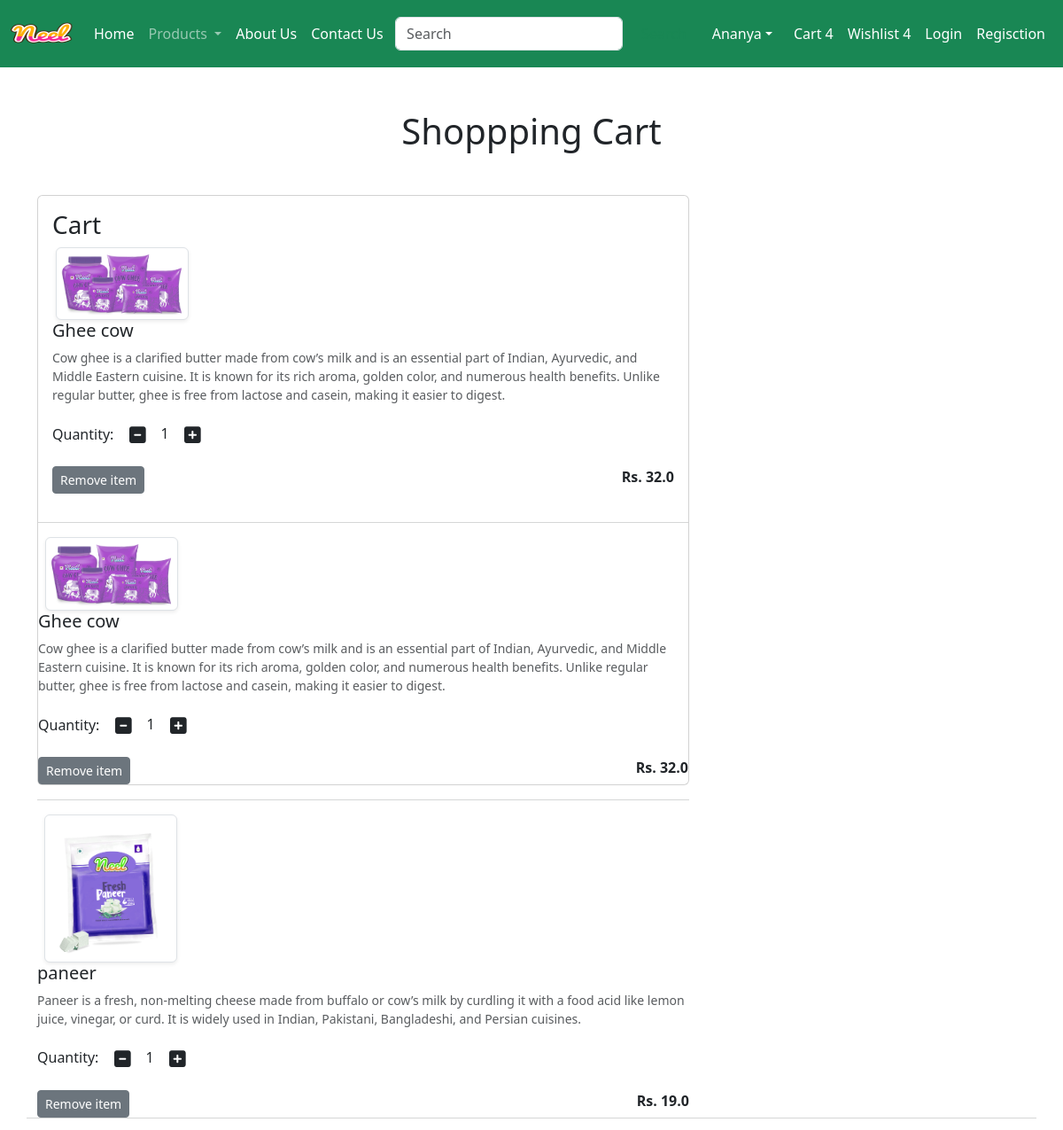
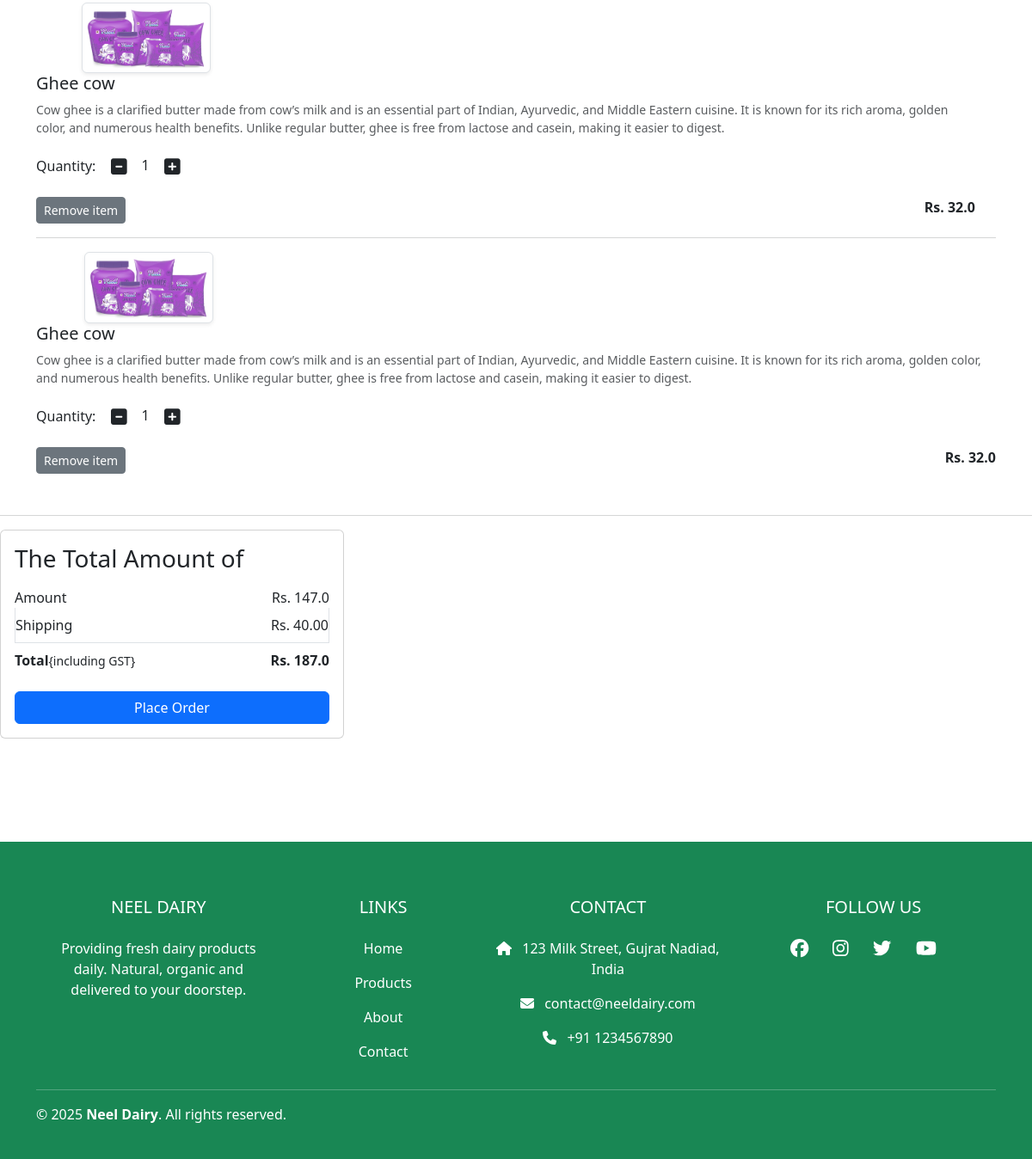
The app's page /cart/ (signed in) with its own data (2 pictures, top to bottom).
### app/models.py (models this page shows, shortened)
class Cart(models.Model):
    user = models.ForeignKey(User,on_delete=models.CASCADE)
    product = models.ForeignKey(Product,on_delete=models.CASCADE)
    quantity = models.PositiveIntegerField(default=1)

class Product(models.Model):
    title = models.CharField(max_length=100)
    selling_price = models.FloatField()
    discounted_price = models.FloatField()
    description = models.TextField()
    composition = models.TextField(default='')
    prodapp = models.TextField(default='')
    category = models.CharField(choices=CATEGORY_CHOICES,max_length=2)
    product_image = models.ImageField(upload_to='product')

### app/views.py (the view)
# urls.py: path('cart/',views.show_cart,name='showcart'),
def show_cart(request):
    user = request.user
    cart = Cart.objects.filter(user=user)
    amount = 0
    for p in cart:
        value = p.quantity * p.product.discounted_price
        amount = amount + value
    totalamount = amount + 40
    return render(request,'myapp/addtocart.html',locals())

### templates/myapp/addtocart.html (shortened to what this page needs)
{% extends 'myapp/base.html'%}
{% load static %}
{% block main-content%}
<div class="container my-5">
    <div class="row">
        {% if cart %}
        <h1 class="text-center mb-5">Shoppping Cart</h1>
        <div class="col-sm-8">
            <div class="card">
                <div class="card-body">
                    <h3>Cart</h3>
                    {% for item in cart %}
                    <div class="row">
                        <div class="col-sm-3 text-center align-self-center"><img src="{{item.product.product_image.url}}" alt="" srcset="" class="img-fluid img-thumbnail shadow-sm" height="150" width="150"></div>
                        <div class="col-sm-9"></div>
                        <div>
                            <h5>{{item.product.title}}</h5>
                            <p class="mb-2 text-muted small">{{item.product.description}}</p>
                            <div class="my-3">
                                <label for="quantity">Quantity:</label>
                                <a class="minus-cart btn" pid={{item.product.id}}><i class="fas fa-minus-square fa-lg"></i></a>
                                <span id="quantity">{{item.quantity}}</span>
                                <a class="plus-cart btn" pid={{item.product.id}}><i class="fas fa-plus-square fa-lg"></i></a>
                            </div>
                            <div class="d-flex justify-content-between">
                                <a href="#" class="remove-cart btn btn-sm btn-secondary mr-3" pid={{item.product.id}}>Remove item</a>
                                <p class="mb-0"><span><strong>Rs. {{item.product.discounted_price}}</strong></span></p>
                            </div>
                        </div>
                    </div>
                </div>
                <hr class="text-muted">
                {% endfor %}
    <div class="col-sm-4">
        <div class="card">
            <div class="card-body">
                <h3>The Total Amount of</h3>
                <ul class="list-group">
                    <li class="list-group-item d-flex justify-content-between align-items-center border-0 px-0 pb-0">Amount <span id="amount">Rs. {{amount}}
                    </span></li>
                    <li class="list-group-item d-flex justify-content-between align-items-center px-0">Shipping <span>Rs. 40.00</span></li>
                    <li class="list-group-item d-flex justify-content-between alig-items-center border-0 px-0 mb-3">
                    <div>
                        <strong>Total</strong><small>{including GST}</small>
                    </div>
                    <span id="totalamount"><strong>Rs. {{totalamount}}</strong></span>
                    </li>
                </ul>
                <div class="d-grid"><a href="{% url 'checkout' %}" class="btn btn-primary">Place Order</a> </div>
            </div>
        </div>
    </div>
    {% else %}
        <h1 class="text-center mb-5">Cart is Empty</h1>
    {% endif %}
<br><br>
{% endblock main-content %}

### templates/myapp/base.html (shortened to what this page needs)
<!DOCTYPE html>
{% load static %}
<html lang="en">
<head>
    <link href="https://cdn.jsdelivr.net/npm/bootstrap@5.3.3/dist/css/bootstrap.min.css" rel="stylesheet">
    <link rel="stylesheet" href="https://cdnjs.cloudflare.com/ajax/libs/font-awesome/6.5.0/css/all.min.css" />
    <link rel="stylesheet" href="{% static 'myapp/css/all.min.css' %}"/>
    <link rel="stylesheet" href="{% static 'myapp/css/owl.carousel.min.css' %}"/>
    <link rel="stylesheet" href="{% static 'myapp/css/style.css' %}"/>
</head>
<body>
    <nav class="navbar navbar-expand-lg navbar-dark bg-success">
        <div class="container-fluid">
          <a class="navbar-brand" href="#">
            <img src="{% static "myapp/images/banner/product/Neel.png" %}" width="70" height="50" />
          </a>
          <div class="collapse navbar-collapse" id="navbarSupportedContent">
            <ul class="navbar-nav me-auto mb-2 mb-lg-0">
              <li class="nav-item">
                <a class="nav-link active" aria-current="page" href="/">Home</a>
              </li>
              <li class="nav-item dropdown">
                <a class="nav-link dropdown-toggle" href="#" role="button" data-bs-toggle="dropdown" aria-expanded="false">
                  Products
                </a>
              </li>
              <li class="nav-item">
                <a class="nav-link text-white" href="{% url 'about' %}">About Us</a>
              </li>
              <li class="nav-item">
                <a class="nav-link text-white" href="{% url 'contact' %}">Contact Us</a>
              </li>
            </ul>
            <form class="d-flex" role="search">
              <input class="form-control me-2" type="search" placeholder="Search" aria-label="Search">
              <button class="btn btn-outline-success" type="submit">Search</button>
            </form>
          </div>
          <ul class="navbar-nav me-auto mb-2 mb-lg-0">
            <li class="nav-item dropdown mx-2">
              <a class="nav-link dropdown-toggle text-white" href="#"
              id="profileDropdown" role="button" data-bs-toggle="dropdown"
              aria-expanded="false">Ananya</a>
            </li>
            <li>
              <a href="#" class="nav-link text-white">Cart 4</a>
            </li>
            <li>
              <a href="#" class="nav-link text-white">Wishlist 4</a>
            </li>
            <li>
              <a href="{% url 'login' %}" class="nav-link text-white">Login</a>
            </li>
            <li>
              <a href="{% url 'customerregisction' %}" class="nav-link text-white">Regisction</a>
            </li>
          </ul>
        </div>
      </nav>
      {% block main-content %}{% endblock main-content %}
      <br><br><br>
      <footer class="bg-success text-white pt-5 pb-4" width="100%">
        <div class="container text-center text-md-left">
          <div class="row text-center text-md-left">
            <div class="col-md-3 col-lg-3 col-xl-3 mx-auto mt-3">
              <h5 class="text-uppercase mb-4 font-weight-bold text-white animate__animated animate__fadeInDown">Neel Dairy</h5>
              <p class="animate__animated animate__fadeInLeft">
                Providing fresh dairy products daily. Natural, organic and delivered to your doorstep.
              </p>
            </div>
            <div class="col-md-2 col-lg-2 col-xl-2 mx-auto mt-3">
              <h5 class="text-uppercase mb-4 font-weight-bold text-white animate__animated animate__fadeInUp">Links</h5>
              <p><a href="/" class="text-white text-decoration-none">Home</a></p>
              <p><a href="/products" class="text-white text-decoration-none">Products</a></p>
              <p><a href="/about" class="text-white text-decoration-none">About</a></p>
              <p><a href="/contact" class="text-white text-decoration-none">Contact</a></p>
            </div>
            <div class="col-md-4 col-lg-3 col-xl-3 mx-auto mt-3">
              <h5 class="text-uppercase mb-4 font-weight-bold text-white animate__animated animate__fadeInRight">Contact</h5>
              <p><i class="fas fa-home me-2"></i> 123 Milk Street, Gujrat Nadiad, India</p>
              <p><i class="fas fa-envelope me-2"></i> contact@neeldairy.com</p>
              <p><i class="fas fa-phone me-2"></i> +91 1234567890</p>
            </div>
            <div class="col-md-3 col-lg-4 col-xl-3 mx-auto mt-3">
              <h5 class="text-uppercase mb-4 font-weight-bold text-white animate__animated animate__fadeInUp">Follow Us</h5>
              <a href="#" class="text-white me-4"><i class="fab fa-facebook fa-lg"></i></a>
              <a href="#" class="text-white me-4"><i class="fab fa-instagram fa-lg"></i></a>
              <a href="#" class="text-white me-4"><i class="fab fa-twitter fa-lg"></i></a>
              <a href="#" class="text-white me-4"><i class="fab fa-youtube fa-lg"></i></a>
            </div>
          </div>
          <hr class="my-3">
          <div class="row align-items-center">
            <div class="col-md-7 col-lg-8">
              <p class="text-center text-md-start">
                © 2025 <strong>Neel Dairy</strong>. All rights reserved.
              </p>
            </div>
          </div>
        </div>
      </footer>
</body>
</html>

### records on screen
Cart: product.product_image (picture), product "Ghee cow", product.description "Cow ghee is a clarified butter made from cow’s milk and is an essential part of Indian, Ayurvedic, and Middle Eastern cuisine. It is known for its rich aroma, golden color, and numerous health benefits. Unlike regular butter, ghee is free from lactose and casein, making it easier to digest.", quantity "1", product.discounted_price "32.0"
Cart: product.product_image (picture), product "Ghee cow", product.description "Cow ghee is a clarified butter made from cow’s milk and is an essential part of Indian, Ayurvedic, and Middle Eastern cuisine. It is known for its rich aroma, golden color, and numerous health benefits. Unlike regular butter, ghee is free from lactose and casein, making it easier to digest.", quantity "1", product.discounted_price "32.0"
Cart: product.product_image (picture), product "paneer", product.description "Paneer is a fresh, non-melting cheese made from buffalo or cow’s milk by curdling it with a food acid like lemon juice, vinegar, or curd. It is widely used in Indian, Pakistani, Bangladeshi, and Persian cuisines.", quantity "1", product.discounted_price "19.0"
Cart: product.product_image (picture), product "Ghee cow", product.description "Cow ghee is a clarified butter made from cow’s milk and is an essential part of Indian, Ayurvedic, and Middle Eastern cuisine. It is known for its rich aroma, golden color, and numerous health benefits. Unlike regular butter, ghee is free from lactose and casein, making it easier to digest.", quantity "1", product.discounted_price "32.0"
Cart: product.product_image (picture), product "Ghee cow", product.description "Cow ghee is a clarified butter made from cow’s milk and is an essential part of Indian, Ayurvedic, and Middle Eastern cuisine. It is known for its rich aroma, golden color, and numerous health benefits. Unlike regular butter, ghee is free from lactose and casein, making it easier to digest.", quantity "1", product.discounted_price "32.0"

### other values on screen
{{ amount }} "147.0"
{{ totalamount }} "187.0"
